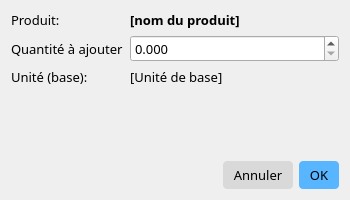
<?xml version="1.0" encoding="UTF-8"?>
<ui version="4.0">
 <class>ReapprovisionnerStockDialog</class>
 <widget class="QDialog" name="ReapprovisionnerStockDialog">
  <property name="geometry">
   <rect>
    <x>0</x>
    <y>0</y>
    <width>350</width>
    <height>200</height>
   </rect>
  </property>
  <property name="windowTitle">
   <string>[nom du produit]: reapprovisionner le stock</string>
  </property>
  <layout class="QVBoxLayout" name="verticalLayout">
   <item>
    <layout class="QFormLayout" name="formLayout">
     <item row="0" column="0">
      <widget class="QLabel" name="productNameStaticLabel">
       <property name="font">
        <font>
         <family>Outfit</family>
         <pointsize>10</pointsize>
        </font>
       </property>
       <property name="text">
        <string>Produit:</string>
       </property>
      </widget>
     </item>
     <item row="0" column="1">
      <widget class="QLabel" name="label_nom_produit">
       <property name="font">
        <font>
         <family>Outfit</family>
         <pointsize>10</pointsize>
         <weight>75</weight>
         <bold>true</bold>
        </font>
       </property>
       <property name="text">
        <string>[nom du produit]</string>
       </property>
      </widget>
     </item>
     <item row="1" column="0">
      <widget class="QLabel" name="label_quantite">
       <property name="font">
        <font>
         <family>Outfit</family>
         <pointsize>10</pointsize>
        </font>
       </property>
       <property name="text">
        <string>Quantité à ajouter</string>
       </property>
      </widget>
     </item>
     <item row="1" column="1">
      <widget class="QDoubleSpinBox" name="spin_box_quantite_ajouter">
       <property name="font">
        <font>
         <family>Outfit</family>
         <pointsize>10</pointsize>
        </font>
       </property>
       <property name="decimals">
        <number>3</number>
       </property>
       <property name="maximum">
        <double>999999999.000000000000000</double>
       </property>
      </widget>
     </item>
     <item row="2" column="0">
      <widget class="QLabel" name="label_unite">
       <property name="font">
        <font>
         <family>Outfit</family>
         <pointsize>10</pointsize>
        </font>
       </property>
       <property name="text">
        <string>Unité (base):</string>
       </property>
      </widget>
     </item>
     <item row="2" column="1">
      <widget class="QLabel" name="label_unite_de_base">
       <property name="font">
        <font>
         <family>Outfit</family>
         <pointsize>10</pointsize>
        </font>
       </property>
       <property name="text">
        <string>[Unité de base]</string>
       </property>
      </widget>
     </item>
    </layout>
   </item>
   <item>
    <spacer name="spacer_vertical">
     <property name="orientation">
      <enum>Qt::Vertical</enum>
     </property>
     <property name="sizeHint" stdset="0">
      <size>
       <width>20</width>
       <height>71</height>
      </size>
     </property>
    </spacer>
   </item>
   <item>
    <layout class="QHBoxLayout" name="horizontalLayout">
     <item>
      <spacer name="spacer_horizontal">
       <property name="orientation">
        <enum>Qt::Horizontal</enum>
       </property>
       <property name="sizeHint" stdset="0">
        <size>
         <width>40</width>
         <height>20</height>
        </size>
       </property>
      </spacer>
     </item>
     <item>
      <widget class="QPushButton" name="bouton_annuler">
       <property name="font">
        <font>
         <family>Outfit</family>
         <pointsize>10</pointsize>
        </font>
       </property>
       <property name="cursor">
        <cursorShape>PointingHandCursor</cursorShape>
       </property>
       <property name="styleSheet">
        <string notr="true">QPushButton {background-color:   rgb(217, 217, 217);  
padding: 5px 10px; border: none; border-radius: 4px;}</string>
       </property>
       <property name="text">
        <string>Annuler</string>
       </property>
      </widget>
     </item>
     <item>
      <widget class="QPushButton" name="bouton_ok">
       <property name="font">
        <font>
         <family>Outfit</family>
         <pointsize>10</pointsize>
        </font>
       </property>
       <property name="cursor">
        <cursorShape>PointingHandCursor</cursorShape>
       </property>
       <property name="styleSheet">
        <string notr="true">QPushButton {background-color:  rgb(87, 182, 255);  
padding: 5px 10px; border: none; border-radius: 4px;}</string>
       </property>
       <property name="text">
        <string>OK</string>
       </property>
      </widget>
     </item>
    </layout>
   </item>
  </layout>
 </widget>
 <resources/>
 <connections/>
</ui>
